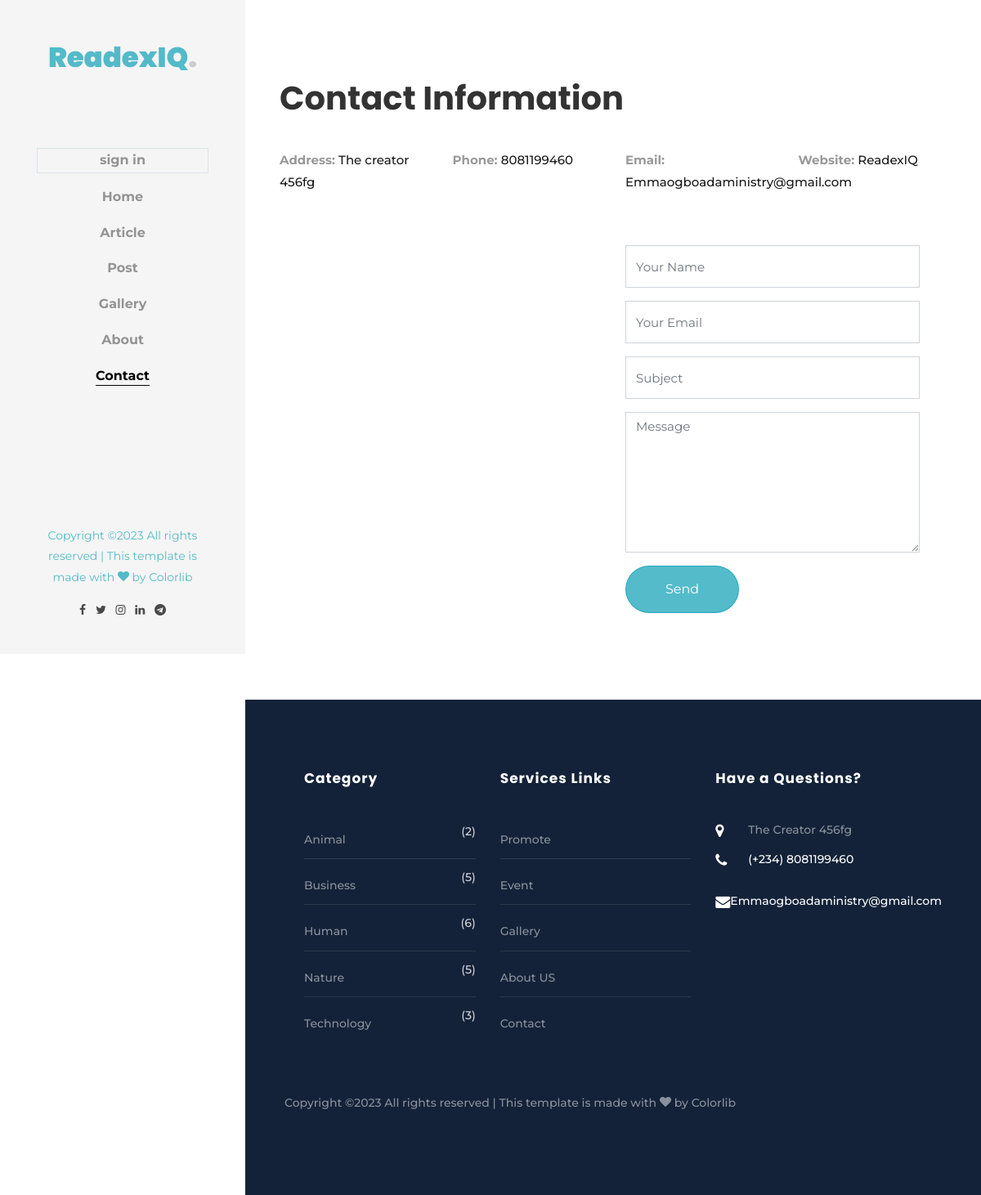
Page /contact-infomation on the earlier database version.
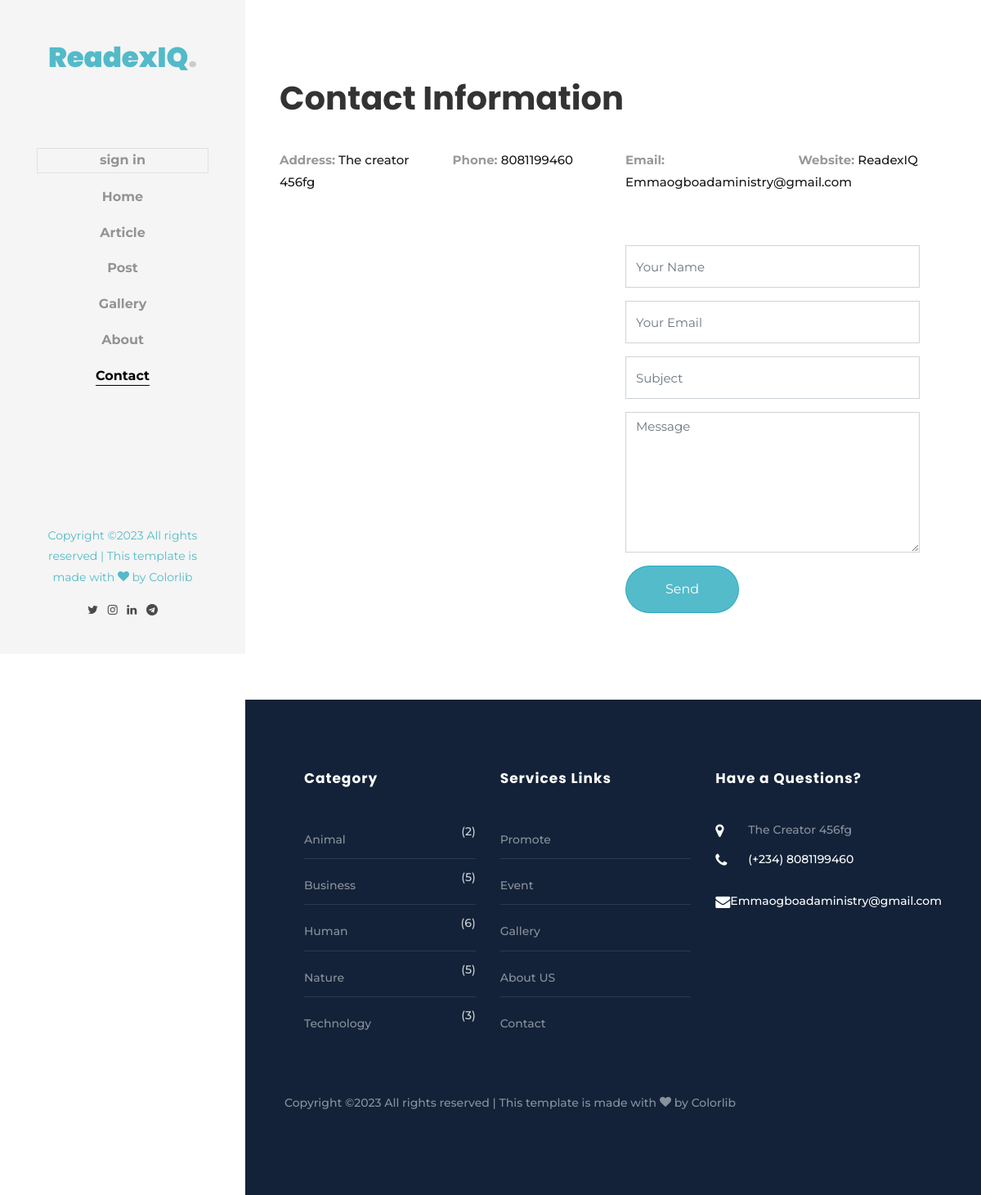
Same page on the later database version.
### bookApp/models.py (models this page shows, shortened)
class Author(models.Model):
    user = models.OneToOneField(User, on_delete=models.CASCADE)
    first_name = models.CharField(max_length=20, blank=False, null=True)
    last_name = models.CharField(max_length=20, blank=False, null=True)
    about = models.TextField(blank=False, null=True)
    address = models.TextField(blank=False, null=True)
    street = models.TextField(blank=False, null=True)
    website_name = models.TextField(default='ReadexIQ', blank=True, null=True)
    facebook_url = models.CharField(max_length=225, blank=True, null=True)
    twitter_url = models.CharField(max_length=225, blank=True, null=True)
    telegram_url = models.CharField(max_length=225, blank=True, null=True)
    linkdin_url = models.CharField(max_length=225, blank=True, null=True)
    instagram_url = models.CharField(max_length=225, blank=True, null=True)
    tel = models.IntegerField(default="(234) ", null=True)
    image = CloudinaryField('image', blank=False, null=True)

class Category(models.Model):
    title = models.CharField(max_length=20, blank=False, null=True)
    description = models.TextField(blank=False, null=True)
    slug = models.SlugField(max_length=100, unique=True)
    thumbnail = CloudinaryField('image', blank=False, null=True)
    timestamp = models.DateTimeField(auto_now_add=True, blank=False, null=True)

### bookApp/views.py (the view)
# urls.py: path('contact-infomation', ContactView.as_view(), name='contact'),
class ContactView(ListView):
    model = Post
    template_name = 'bookApp/contact.html'
    def get_context_data(self,**kwargs):
        context = super().get_context_data(**kwargs)
        context['author'] = Author.objects.get(id=1)
        context['sidebar'] = Post.objects.values('categories__title').annotate(Count('categories__title'))
        return context

### bookApp/templates/bookApp/contact.html (shortened to what this page needs)
{% extends 'bookApp/base.html' %}
{% load static %}
  {% block content %}
	<div id="colorlib-page">
		<aside id="colorlib-aside" role="complementary" class="js-fullheight text-center">
			<h1 id="colorlib-logo"><a style="color: #17a3b8bb;" href="{% url 'home' %}">{{author.website_name|capfirst}}<span>.</span></a></h1>
			<nav id="colorlib-main-menu" role="navigation">
				<ul>
				{% if user.is_authenticated %}
				<li>
					<div class="border">
						{{user.username|capfirst|truncatechars:8}}<br>
						<small class="icon-user"> <a href="{% url 'logout' %}"> sign out</a></small>
				    </div>
				</li>
				{% else %}
				  <li class="border"><a href="{% url 'login' %}">sign in</a></li>
				{% endif %}
				<li><a href="{% url 'home' %}">Home</a></li>
				<li><a href="{% url 'article' %}">Article</a></li>
				<li><a href="{% url 'post' %}">Post</a></li>
				<li><a href="{% url 'photo' %}">Gallery</a></li>
				<li><a href="{% url 'about' %}">About</a></li>
				<li class="colorlib-active"><a href="{% url 'contact' %}">Contact</a></li>
			</ul>
			</nav>
			<div style="color: #17a3b8bb;" class="colorlib-footer">
				<p>
			  Copyright &copy;<script>document.write(new Date().getFullYear());</script> All rights reserved | This template is made with <i class="icon-heart" aria-hidden="true"></i> by <a href="https://colorlib.com" target="_blank">Colorlib</a>
				<ul>
					{% if author.facebook_url %}
					<li><a href="{{author.facebook_url}}"><i class="icon-facebook"></i></a></li>
					{% endif %}
					{% if author.twitter_url %}
					<li><a href="{{author.twitter_url}}"><i class="icon-twitter"></i></a></li>
					{% endif %}
					{% if author.instagram_url %}
					<li><a href="{{author.instagram_url}}"><i class="icon-instagram"></i></a></li>
					{% endif %}
					{% if author.linkdin_url %}
					<li><a href="{{author.linkdin_url}}"><i class="icon-linkedin"></i></a></li>
					{% endif %}
					{% if author.telegram_url %}
					<li><a href="{{author.telegram_url}}"><i class="icon-telegram"></i></a></li>
					{% endif %}
				</ul>
			</div>
		</aside>
		<div id="colorlib-main">
			<section class="ftco-section contact-section">
	      <div class="container">
	        <div class="row d-flex mb-5 contact-info">
	          <div class="col-md-12 mb-4">
	            <h1 class="h1 font-weight-bold">Contact Information</h1>
	          </div>
	          <div class="col-md-3">
	            <p><strong>Address: </strong>  <a>{{author.address|capfirst}}</a></p>
	          </div>
	          <div class="col-md-3">
	            <p><strong>Phone: </strong> <a href="tel://1234567920">{{author.tel}}</a></p>
	          </div>
	          <div class="col-md-3">
	            <p><strong>Email: </strong> <a href="mailto:info@yoursite.com">{{author.user.email|capfirst}}</a></p>
	          </div>
	          <div class="col-md-3">
	            <p><strong>Website: </strong> <a href="#">{{author.website_name|capfirst}}</a></p>
	          </div>
	        </div>
	        <div class="row block-9">
	          <div class="col-md-6 order-md-last pr-md-5">
                {% include 'bookApp/includes/contactform.html' %}
	          </div>
	          <div class="col-md-6">
	          	<div id="map"></div>
	          </div>
	        </div>
	      </div>
	    </section>
		{% include 'bookApp/includes/footer.html' %}
		</div>
	</div>
{% endblock %}

### bookApp/templates/bookApp/base.html (shortened to what this page needs)
{% load static %}
<!DOCTYPE html>
<html>
        <head>
            {% include 'bookApp/includes/link.html' %}
        </head>
<body>
    {% block content %}
    {% load cloudinary %}
    {% endblock %}
</body>
</html>

### bookApp/templates/bookApp/includes/link.html (shortened to what this page needs)
{% load static %}
    <link rel="stylesheet" href="https://cdn.jsdelivr.net/simplemde/latest/simplemde.min.css">
    <link rel="stylesheet" href="{% static 'bookApp/css/open-iconic-bootstrap.min.css' %}">
    <link rel="stylesheet" href="{% static 'bookApp/css/animate.css' %}">
    <link rel="stylesheet" href="{% static 'bookApp/css/owl.carousel.min.css' %}">
    <link rel="stylesheet" href="{% static 'bookApp/css/owl.theme.default.min.css' %}">
    <link rel="stylesheet" href="{% static 'bookApp/css/magnific-popup.css' %}">
    <link rel="stylesheet" href="{% static 'bookApp/css/aos.css' %}">
    <link rel="stylesheet" href="{% static 'bookApp/css/ionicons.min.css' %}">
    <link rel="stylesheet" href="{% static 'bookApp/css/bootstrap-datepicker.css' %}">
    <link rel="stylesheet" href="{% static 'bookApp/css/jquery.timepicker.css' %}">
    <link rel="stylesheet" href="{% static 'bookApp/css/flaticon.css' %}">
    <link rel="stylesheet" href="{% static 'bookApp/css/icomoon.css' %}">
    <link rel="stylesheet" href="{% static 'bookApp/css/style.css' %}">

### bookApp/templates/bookApp/includes/contactform.html (shortened to what this page needs)
	            <form method="post" action="{% url 'contactform' %}">
	              <div class="form-group">
	                <input type="text" name="name" required class="form-control" placeholder="Your Name">
	              </div>
	              <div class="form-group">
	                <input type="email" name="mail" required class="form-control" placeholder="Your Email">
	              </div>
	              <div class="form-group">
	                <input type="text" name="subject" required class="form-control" placeholder="Subject">
	              </div>
	              <div class="form-group">
	                <textarea name="message" required cols="30" rows="7" class="form-control" placeholder="Message"></textarea>
	              </div>
	              <div class="form-group">
	                <input type="submit" value="Send" class="btn btn-primary py-3 px-5">
	              </div>
	            </form>

### bookApp/templates/bookApp/includes/footer.html
 <footer class="ftco-footer ftco-bg-dark ftco-section">
      <div class="container px-md-5">
        <div class="row mb-5">
          <div class="col-md">
            <div class="ftco-footer-widget mb-4 ml-md-4">
              <h2 class="ftco-heading-2">Category</h2>
              <ul class="list-unstyled categories">
                {% for tags in sidebar %}
		            <li><a href="#">{{ tags.categories__title|capfirst }}<span>({{ tags.categories__title__count }})</span></a></li>
		            {% endfor %}
              </ul>
            </div>
          </div>
          <div class="col-md">
             <div class="ftco-footer-widget mb-4">
              <h2 class="ftco-heading-2">Services Links</h2>
              <ul class="list-unstyled categories">
            		<li><a href="{% url 'home' %}">Promote</a></li>
                <li><a href="{% url 'article' %}">Event</a></li>
                <li><a href="{% url 'photo' %}">Gallery</a></li>
                <li><a href="{% url 'about' %}">About US</a></li>
                <li><a href="{% url 'contact' %}">Contact</a></li>
              </ul>
            </div>
          </div>
          <div class="col-md">
            <div class="ftco-footer-widget mb-4">
            	<h2 class="ftco-heading-2">Have a Questions?</h2>
            	<div class="block-23 mb-3">
	              <ul>
	                <li><span class="icon icon-map-marker"></span><span class="text">{{author.address|title}}</span></li>
	                <li><a><span class="icon icon-phone"></span><span class="text">(+234) {{author.tel}}</span></a></li>
	                <li><a><span class="icon icon-envelope"></span><span class="text">{{author.user.email|capfirst}}</span></a></li>
	              </ul>
	            </div>
            </div>
          </div>
        </div>
        <div class="row">
          <div class="col-md-12">
            <p>
  Copyright &copy;<script>document.write(new Date().getFullYear());</script> All rights reserved | This template is made with <i class="icon-heart" aria-hidden="true"></i> by <a href="https://colorlib.com" target="_blank">Colorlib</a>
  </p>
          </div>
        </div>
      </div>
    </footer>

### bookApp/templates/bookApp/includes/js.html (shortened to what this page needs)
{% load static %}

### static/bookApp/css/icomoon.css (style rules this page uses)
[class^="icon-"], [class*=" icon-"] { font-family: 'icomoon' !important; speak: none; font-style: normal; font-weight: normal; font-variant: normal; text-transform: none; line-height: 1; -webkit-font-smoothing: antialiased; -moz-osx-font-smoothing: grayscale; }
.icon-heart:before { content: "\f004"; }
.icon-map-marker:before { content: "\f041"; }
.icon-phone:before { content: "\f095"; }
.icon-twitter:before { content: "\f099"; }
.icon-envelope:before { content: "\f0e0"; }
.icon-linkedin:before { content: "\f0e1"; }
.icon-instagram:before { content: "\f16d"; }
.icon-telegram:before { content: "\f2c6"; }

Differences in the rows shown:
changed Author "ReadexIQ": facebook_url "v" → empty (drawn)
